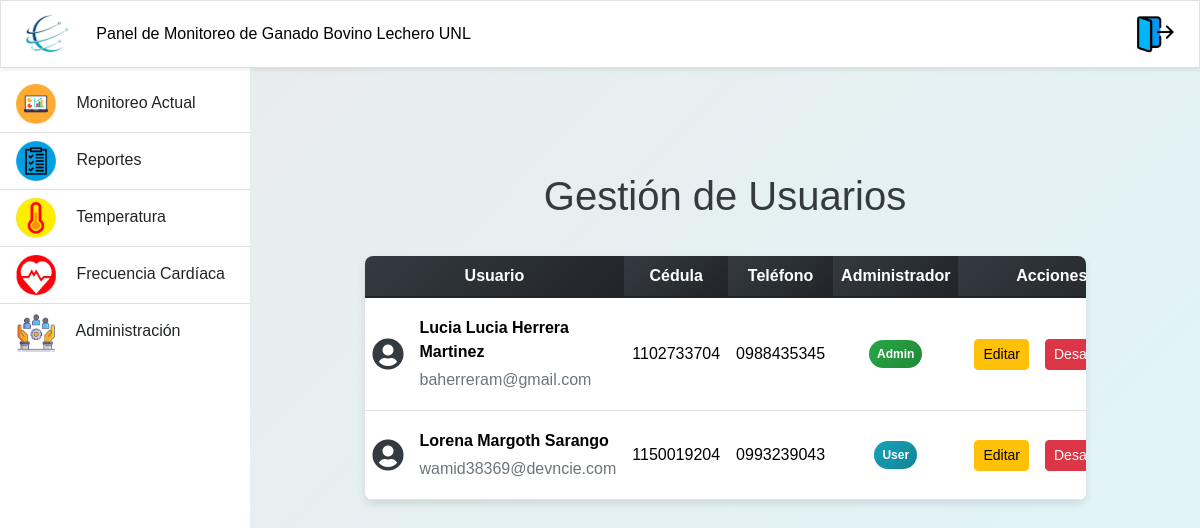
/gestion/ (signed in), run on the app's committed database.
### temp_car/models.py (models this page shows, shortened)
class PersonalInfo(models.Model):
    cedula = models.CharField(max_length=15, blank=True, null=True, unique=True)
    telefono = models.CharField(max_length=15, blank=True, null=True)
    nombre = models.CharField(max_length=50, blank=True, null=True)
    apellido = models.CharField(max_length=50, blank=True, null=True)
    email = models.EmailField(max_length=50, blank=True, null=True, unique=True)

### temp_car/user/users_views.py (the view)
# urls.py: path('gestion/', listar_usuario, name='gestion'),
@login_required
def listar_usuario(request):
    usuarios = {}
    usuario_queryset = User.objects.all()
    profile_queryset = PersonalInfo.objects.all()
    for user in usuario_queryset:
        if  user.is_superuser == True:
            continue
        else:
            profile = profile_queryset.filter(email=user.email).first()
            usuarios[user.id] = {
                'userId': user.id,
                'id': user.id if profile else "Nulo",
                'nombre': user.first_name or "Nulo",
                'apellido': user.last_name or "Nulo",
                'email': user.email or "Nulo",
                'cedula': profile.cedula if profile else "Nulo",
                'telefono': profile.telefono if profile else "Nulo",
                'activo': user.is_active,
                'is_staff': user.is_staff,
            }
    return render(request, 'appMonitor/user/listar.html', {'usuarios': usuarios})

### temp_car/templates/appMonitor/user/listar.html (shortened to what this page needs)
{% extends 'appMonitor/baseDashboard.html' %}
{% load static %}
{% load widget_tweaks %}
{% block content %}
<div class="container mt-5">
    <div class="row justify-content-center">
        <div class="col-md-12 col-lg-10">
            <div class="pt-4 pb-2 text-center">
                <h1 style="color: #343a40;">Gestión de Usuarios</h1>
            </div>
            <div id="tablaContainer" class="table-responsive">
                <table class="table align-middle mb-0 bg-white">
                    <thead>
                        <tr>
                            <th>Usuario</th>
                            <th class="text-center">Cédula</th>
                            <th class="text-center">Teléfono</th>
                            <th class="text-center">Administrador</th>
                            <th class="text-center">Acciones</th>
                        </tr>
                    </thead>
                    <tbody>
                        {% for usuario in usuarios.values %}
                        <tr>
                            <td>
                                <div class="user-info">
                                    <i class="fas fa-user-circle fa-2x" style="color: #343a40;"></i>
                                    <div class="ms-3">
                                        <p class="fw-bold mb-1">{{ usuario.nombre }} {{ usuario.apellido }}</p>
                                        <p class="text-muted mb-0">{{ usuario.email }}</p>
                                    </div>
                                </div>
                            </td>
                            <td class="text-center">{{ usuario.cedula }}</td>
                            <td class="text-center">{{ usuario.telefono }}</td>
                            <td class="text-center">
                                {% if usuario.is_staff %}
                                <span class="badge rounded-pill text-white p-2" id="badge-success">Admin</span>
                                {% else %}
                                <span class="badge rounded-pill bg-info text-white p-2" id="badge-info">User</span>
                                {% endif %}
                            </td>
                            <td class="text-center">
                                <div class="d-flex justify-content-center">
                                    {% if usuario.id %}
                                    <a href="{% url 'editar_usuario' usuario.userId %}" class="btn btn-warning btn-sm mx-2 rounded-2">Editar</a>
                                    {% endif %}
                                    {% if usuario.userId %}
                                    {% if usuario.activo %}
                                    <a href="{% url 'changeState' usuario.userId %}" class="btn btn-danger btn-sm mx-2 rounded-2">Desactivar</a>
                                    {% else %}
                                    <a href="{% url 'changeState' usuario.userId %}" class="btn btn-success btn-sm mx-2 rounded-2">Activar</a>
                                    {% endif %}
                                    {% endif %}
                                </div>
                            </td>
                        </tr>
                        {% endfor %}
                    </tbody>
                </table>
            </div>
        </div>
    </div>
</div>
{% endblock %}

### temp_car/templates/appMonitor/user/listar.html (style rules this page uses)
body { background: linear-gradient(135deg, #ebeaea, #e0f7fa); margin: 0; font-family: 'Arial', sans-serif; }
.container { padding: 20px; }
.table-responsive { margin-top: 20px; background: #ffffff; border-radius: 8px; box-shadow: 0 4px 8px rgba(0, 0, 0, 0.1); overflow: hidden; }
.table { margin-bottom: 0; }
.table thead th { background: linear-gradient(135deg, #343a40, #212529); color: white; text-align: center; }
#badge-success { background: linear-gradient(135deg, #28a745, #218838); }
#badge-info { background: linear-gradient(135deg, #17a2b8, #138496); }
.user-info { display: flex; align-items: center; margin: 10px 0; }

### temp_car/templates/appMonitor/baseDashboard.html (style rules this page uses)
body { display: flex; flex-direction: column; height: 100vh; }

### data on the page
PersonalInfo: cedula "1102733704", telefono "0988435345"
PersonalInfo: cedula "1150019204", telefono "0993239043"

### other printed values
{{ usuario.nombre }} "Lucia Lucia" "Lorena Margoth"
{{ usuario.apellido }} "Herrera Martinez" "Sarango"
{{ usuario.email }} "baherreram@gmail.com" "wamid38369@devncie.com"
